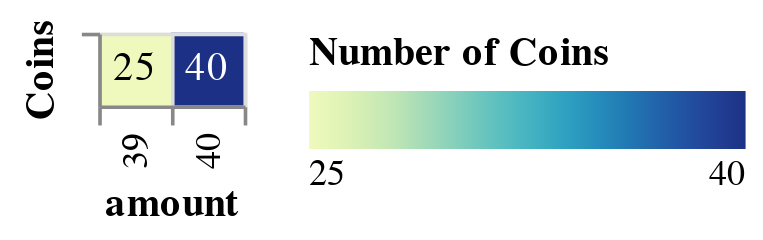

This figure's Vega-Lite source:
### Vega specification from a JSON file in a GitHub repository (floating-point values rounded to 4 significant figures)
{"$schema": "https://vega.github.io/schema/vega/v5.json", "background": "white", "padding": 5, "style": "cell", "data": [{"name": "main", "values": [{"amount": 40, "num_coins": 40}, {"amount": 39, "num_coins": 25}]}, {"name": "data_0", "source": "main", "transform": [{"type": "filter", "expr": "isValid(datum[\"num_coins\"]) && isFinite(+datum[\"num_coins\"])"}]}], "signals": [{"name": "x_step", "value": 20}, {"name": "width", "update": "bandspace(domain('x').length, 0, 0) * x_step"}, {"name": "y_step", "value": 20}, {"name": "height", "update": "bandspace(domain('y').length, 0, 0) * y_step"}], "marks": [{"name": "layer_0_marks", "type": "rect", "style": ["rect"], "from": {"data": "data_0"}, "encode": {"update": {"fill": {"scale": "color", "field": "num_coins"}, "description": {"signal": "\"amount: \" + (isValid(datum[\"amount\"]) ? datum[\"amount\"] : \"\"+datum[\"amount\"]) + \"; Coins: \" + (isValid(datum[\"Coins\"]) ? datum[\"Coins\"] : \"\"+datum[\"Coins\"]) + \"; Number of Coins: \" + (format(datum[\"num_coins\"], \"\"))"}, "x": {"scale": "x", "field": "amount"}, "width": {"signal": "max(0.25, bandwidth('x'))"}, "y": {"scale": "y", "field": "Coins"}, "height": {"signal": "max(0.25, bandwidth('y'))"}}}}, {"name": "layer_1_marks", "type": "text", "style": ["text"], "from": {"data": "main"}, "encode": {"update": {"fill": [{"test": "datum['num_coins'] < 40", "value": "black"}, {"value": "white"}], "description": {"signal": "\"amount: \" + (isValid(datum[\"amount\"]) ? datum[\"amount\"] : \"\"+datum[\"amount\"]) + \"; Coins: \" + (isValid(datum[\"Coins\"]) ? datum[\"Coins\"] : \"\"+datum[\"Coins\"]) + \"; num_coins: \" + (format(datum[\"num_coins\"], \"\"))"}, "x": {"scale": "x", "field": "amount", "band": 0.5}, "y": {"scale": "y", "field": "Coins", "band": 0.5}, "text": {"signal": "format(datum[\"num_coins\"], \"\")"}, "align": {"value": "center"}, "baseline": {"value": "middle"}}}}], "scales": [{"name": "x", "type": "band", "domain": {"fields": [{"data": "data_0", "field": "amount"}, {"data": "main", "field": "amount"}], "sort": true}, "range": {"step": {"signal": "x_step"}}, "paddingInner": 0, "paddingOuter": 0}, {"name": "y", "type": "band", "domain": {"fields": [{"data": "data_0", "field": "Coins"}, {"data": "main", "field": "Coins"}], "sort": true}, "range": {"step": {"signal": "y_step"}}, "paddingInner": 0, "paddingOuter": 0}, {"name": "color", "type": "linear", "domain": {"data": "data_0", "field": "num_coins"}, "range": "heatmap", "interpolate": "hcl", "zero": false}], "axes": [{"scale": "x", "orient": "bottom", "gridScale": "y", "grid": true, "domain": false, "labels": false, "aria": false, "maxExtent": 0, "minExtent": 0, "ticks": false, "zindex": 1}, {"scale": "y", "orient": "left", "gridScale": "x", "grid": true, "domain": false, "labels": false, "aria": false, "maxExtent": 0, "minExtent": 0, "ticks": false, "zindex": 1}, {"scale": "x", "orient": "bottom", "grid": false, "title": "amount", "labelAlign": "right", "labelAngle": 270, "labelBaseline": "middle", "zindex": 1}, {"scale": "y", "orient": "left", "grid": false, "title": "Coins", "zindex": 1}], "legends": [{"direction": "horizontal", "gradientLength": 120, "title": "Number of Coins", "fill": "color"}], "config": {"axis": {"grid": true, "tickBand": "extent"}}}
